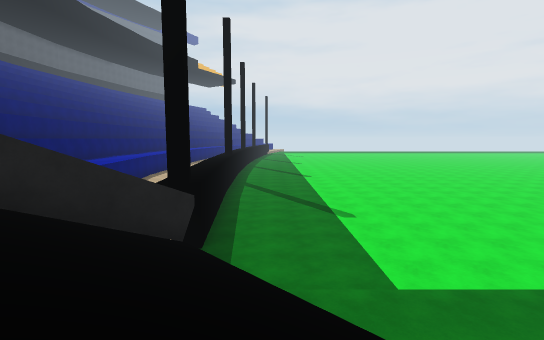
View 1 (above)

24 first-person views from a walk through a scene from a Unity 3-D project. The camera is 1.4 m above the floor, tilts 6° down and sees 85° across. The floor is counted in squares, 2 m on a side. Each view is taken from the middle of a square. On the plan, view 1 faces up. The plan holds only what a view shows up to about 10 squares ahead; the rest is blank. The place goes on beyond the plan.

View 2
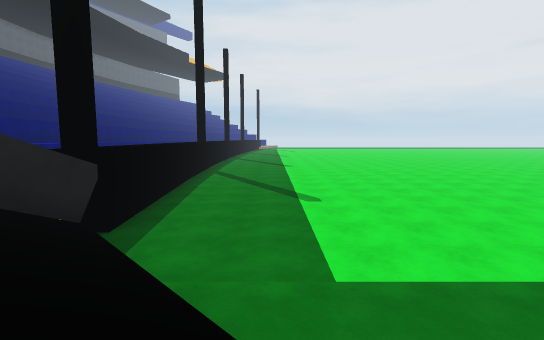

View 3
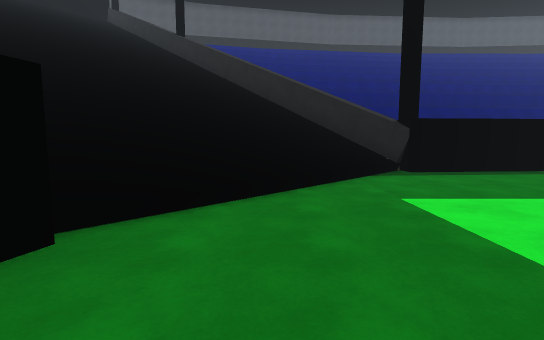

View 4
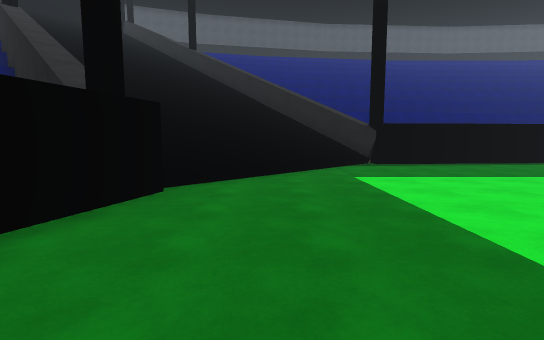

View 5
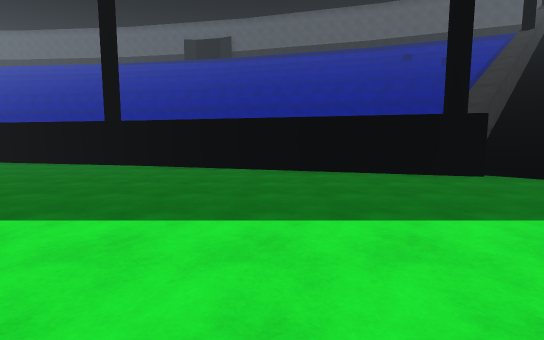

View 6
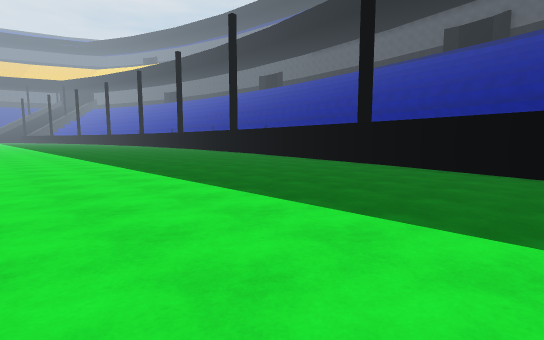

View 7
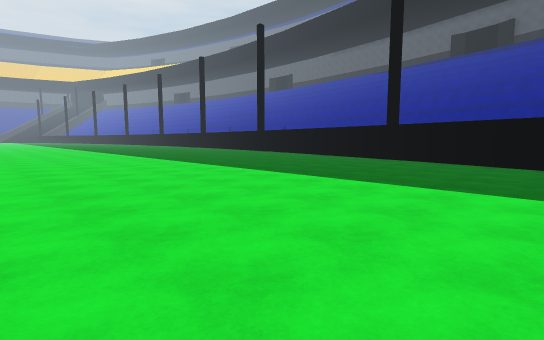

View 8
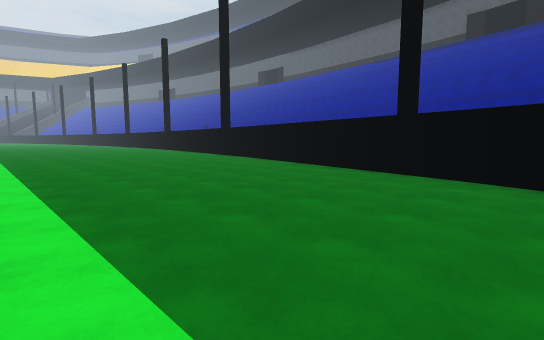

View 9
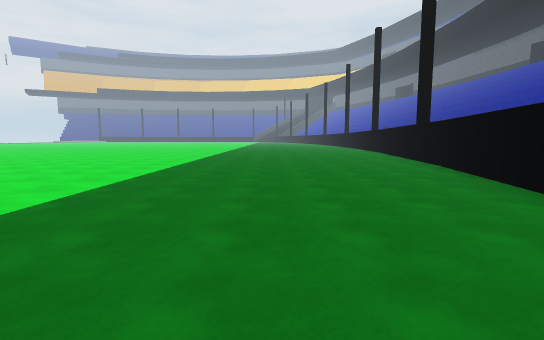

View 10
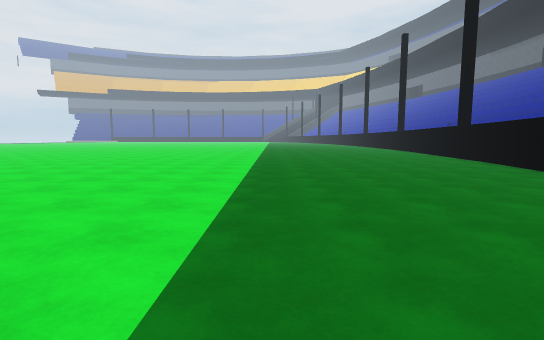

View 11
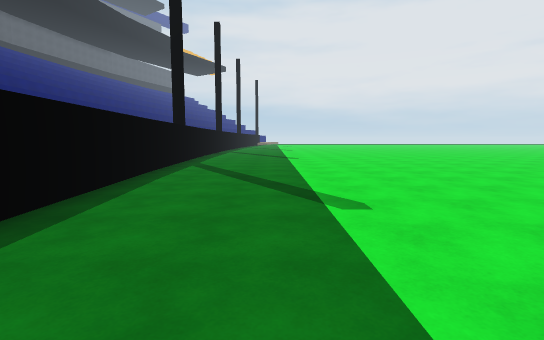

View 12
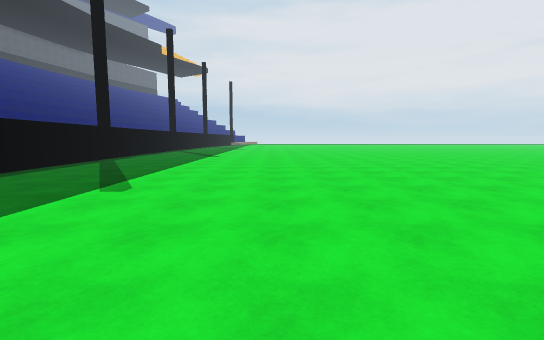

View 13
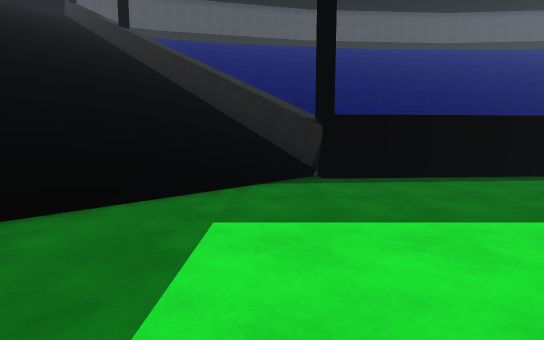

View 14
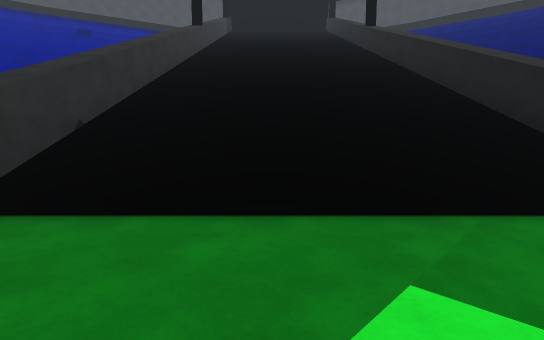

View 15
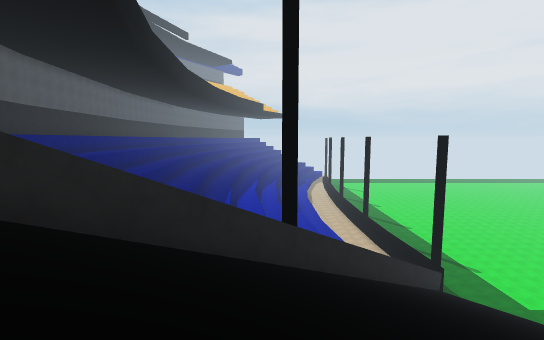

View 16
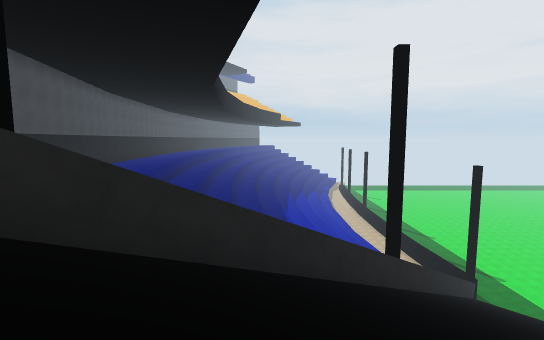

View 17
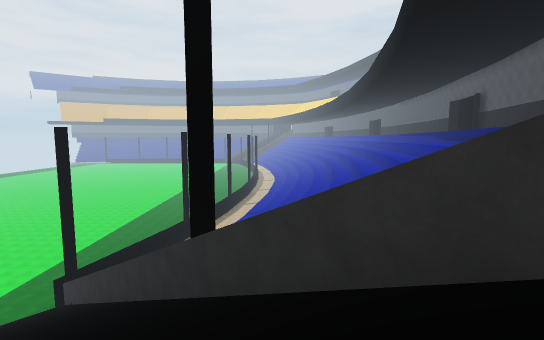

View 18
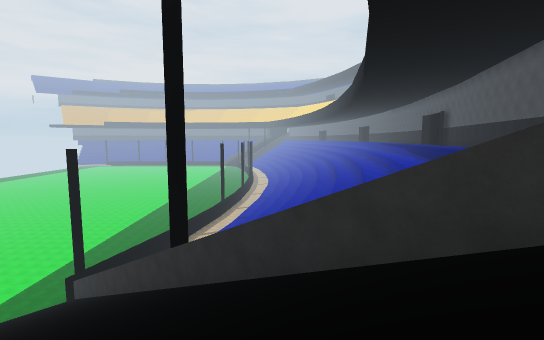

View 19
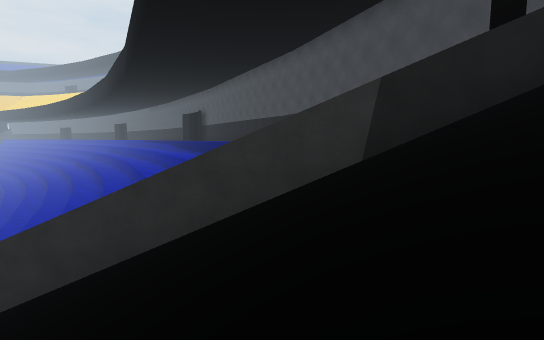

View 20
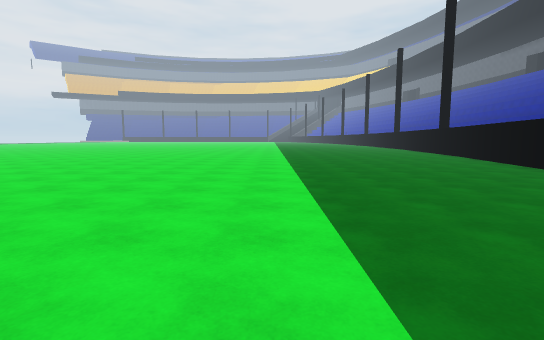

View 21
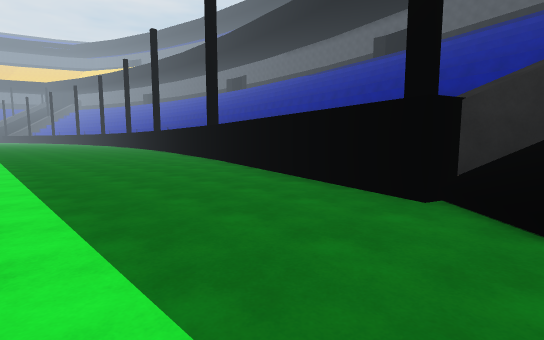

View 22
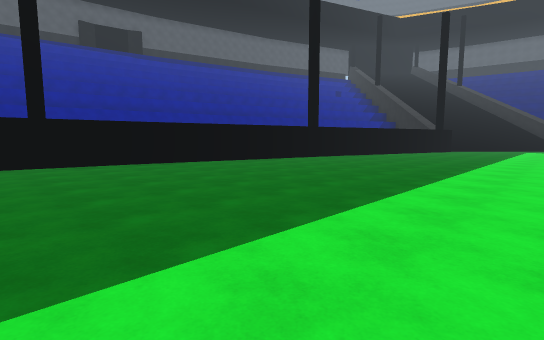

View 23
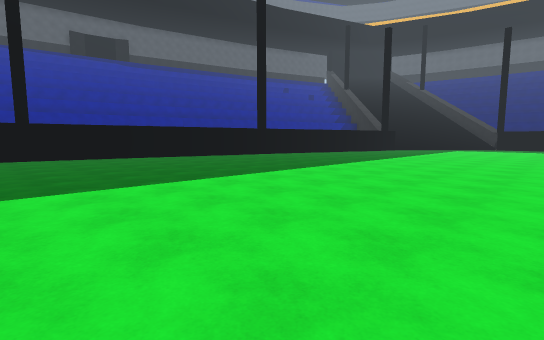

View 24
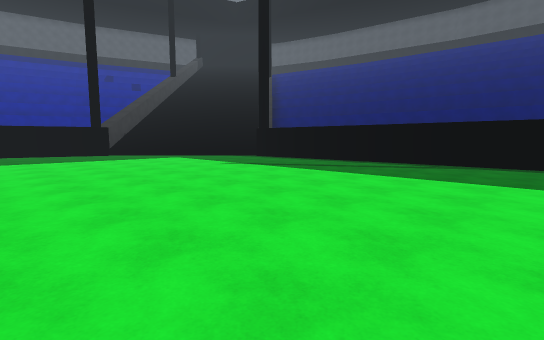

### Floor plan
Key: @ floor where view 1 was taken; # wall or solid block; . floor; / step, stairs or slope; ^ raised ledge; v drop or lower ground.
Columns run from 14 left of view 1 to 21 right of it. Each row starts with its distance up from view 1.
 14             #...........
 13             #..............
 12             #..............  ..
 11             #.............  ... ..
 10             #.....................
  9             #......................
  8             #.......................
  7             #.......................
  6             #.......................
  5             #/......................
  4            #^/......................
  3           #^///.....................
  2          ^^/////....................
  1         ^^///////...................
  0        ^^/////@//###................
 -1       ^^////////^^ ####.............
 -2      ^^////////^^     #####.........
 -3     ^^////////^^          ######....
 -4    ^^////////^^                #####
 -5   ^^////////^^
 -6  ^^ /// ///^^
 -7 ^^      //#^     v
 -8 #   /// /^     vvv
 -9     /  /^
-10   /   /^^
-11      /^^
-12     /^^
-13     ##

Positions as (right, up) in squares from view 1, and headings:
1: (0, 0), facing up
2: (1, 1), facing up
3: (5, 2), facing left
4: (7, 2), facing left
5: (7, 6), facing down
6: (7, 6), facing down-right
7: (7, 8), facing down-right
8: (9, 4), facing down-right
9: (10, 1), facing right
10: (9, 3), facing right
11: (1, 4), facing up
12: (4, 3), facing up
13: (4, 4), facing left
14: (3, 4), facing down-left
15: (-9, -8), facing up
16: (-12, -10), facing up
17: (-8, -8), facing right
18: (-10, -9), facing right
19: (-10, -8), facing down-right
20: (6, 4), facing right
21: (2, 4), facing down-right
22: (21, 5), facing down-left
23: (21, 8), facing down-left
24: (7, 14), facing down-left
